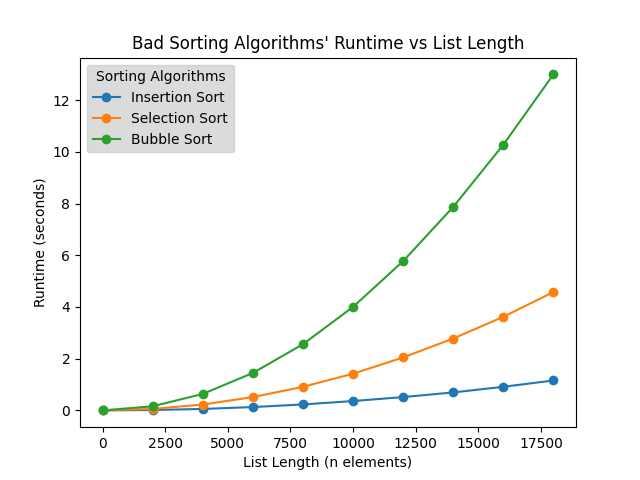

Write the Python code that produced this figure.
# ******************* Experiment 1 Functions *******************
# Functions designated to running experiment 1 involving the 3 bad sort algorithms: bubble, selection and insertion sort

# Imports the following libraries required for the experiment functions
import timeit
from bad_sorts import create_random_list, insertion_sort, bubble_sort, selection_sort
import matplotlib.pyplot as plot


# conduct_AverageRuns conducts an average number of runs for the specific sorting algorithm and measures the corresponding runtime of the algorithm (aginest a target list)
# Paramaters: averageRunCount (number of average runs),  sortingAlgFunc (specific sorting algorithm function) and target_List(specific list to be used)
def conduct_AverageRuns(averageRunCount, sortingAlgFunc, target_List):
    algTime_sum = 0     #sum variable to store sum of runtime for the sorting alg

    # iterates over a specified amount of runs and obtain a average runtime for the sorting algorithm
    for num in range(averageRunCount):
        start_time = timeit.default_timer()     # starts the timer
        sortingAlgFunc(target_List)             # calls the sort alg function with the list
        end_time = timeit.default_timer()       # ends the time
        algTime_sum += (end_time - start_time)  # adds the runtime to the algTime_sum

    return algTime_sum      # returns the sum of the average runtimes



# test_allSorts tests the 3 sorting algorithms for a specific amount of test_runs and plots the corresponding runtime results from each algorithm using matplotlib
# Paramaters: test_runs(number of actual test runs), average_runs (number of average runs - done during each actual test run) and increaseList_factor(factor used to increase the list size)
def test_allSorts(test_runs, average_runs, increaseList_factor):
    list_max = 100
    list_len = 0
    # declare the default max and len of list: 0

    # lists to store the average runtimes computed for each sorting alg as well as the increasing lengths of the list
    Insertion_times = []
    Bubble_times = []
    Selection_times = []
    list_lens = []

    # iterates over the specified number of test runs, creates a new list in each run and conducts average runs for each of the 3 sorting algorithms against the list (in each iteration)
    for num in range(test_runs):
        L = create_random_list(list_len, list_max)
        Insertion_time_sum = conduct_AverageRuns(average_runs, insertion_sort, L)
        Bubble_time_sum = conduct_AverageRuns(average_runs, bubble_sort, L)
        Selection_time_sum = conduct_AverageRuns(average_runs, selection_sort, L)

        # appends the target list length and runtimes of the sorting algs to the corresponding time lusts
        list_lens.append(len(L))
        Insertion_times.append(Insertion_time_sum/average_runs)
        Bubble_times.append(Bubble_time_sum / average_runs)
        Selection_times.append(Selection_time_sum/ average_runs)

        # increases the list's length by a corresponding factor
        list_len += increaseList_factor


    # plots the runtimes of the 3 sorting algorithms with the following legends and axis titles
    plot.plot(list_lens, Insertion_times, marker='o', label='Insertion Sort')
    plot.plot(list_lens, Selection_times, marker='o', label='Selection Sort')
    plot.plot(list_lens, Bubble_times, marker='o', label='Bubble Sort')
    plot.legend(loc='upper left', title='Sorting Algorithms', fontsize=10, facecolor='lightgray')
    plot.xlabel('List Length (n elements)')
    plot.ylabel('Runtime (seconds)')
    plot.title("Bad Sorting Algorithms' Runtime vs List Length")
    plot.show()

    # returns the accumulated runtimes of all the sorting algs
    return Insertion_times, Bubble_times, Selection_times


# calls the function to commence the test and plot the curve with the following parameters: 10 test runs, 10 average runs (for each test run) with an increasing list factor of 2000
test_allSorts(10, 10, 2000)
